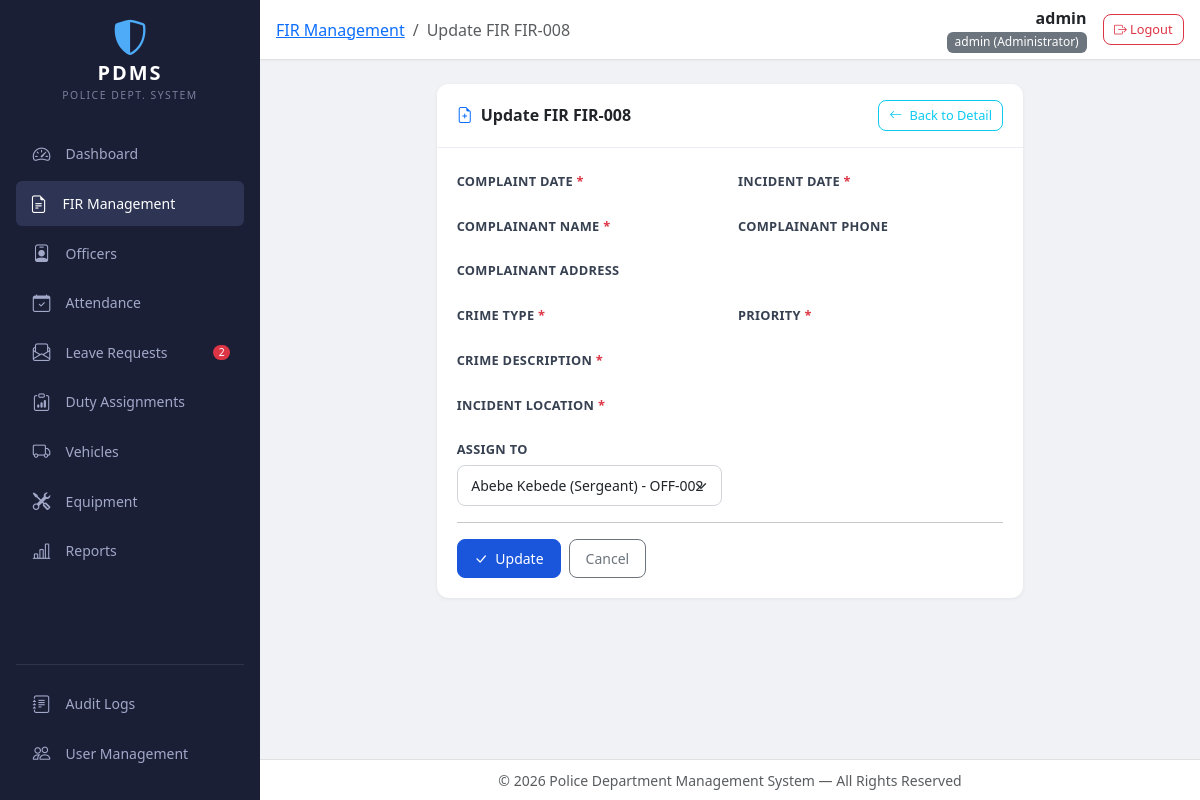
The page /cases/8/edit/ (signed in) on the database its author committed.
### core/models.py (models this page shows)
class CustomUser(AbstractBaseUser, PermissionsMixin):
    username = models.CharField(max_length=150, unique=True)
    full_name = models.CharField(max_length=255, blank=True)
    role = models.CharField(max_length=30, choices=ROLE_CHOICES, default='CLERK')
    is_active = models.BooleanField(default=True)
    is_staff = models.BooleanField(default=False)
    failed_attempts = models.IntegerField(default=0)
    locked_until = models.DateTimeField(null=True, blank=True)
    created_at = models.DateTimeField(auto_now_add=True)
    updated_at = models.DateTimeField(auto_now=True)
    officer = models.OneToOneField(
        'cases.Officer', on_delete=models.SET_NULL,
        null=True, blank=True, related_name='user_account'
    )
    objects = CustomUserManager()
    USERNAME_FIELD = 'username'
    REQUIRED_FIELDS = []
    def has_min_role(self, min_role):
        return ROLE_HIERARCHY.get(self.role, 0) >= ROLE_HIERARCHY.get(min_role, 0)
    def __str__(self):
        return f"{self.username} ({self.get_role_display()})"

### cases/models.py (models this page shows, shortened)
class FIR(models.Model):
    STATUS_CHOICES = (
        ('OPEN', 'Open'), ('UNDER_INVESTIGATION', 'Under Investigation'),
        ('CLOSED', 'Closed'), ('TRANSFERRED', 'Transferred'),
    )
    PRIORITY_CHOICES = (
        ('LOW', 'Low'), ('MEDIUM', 'Medium'), ('HIGH', 'High'), ('URGENT', 'Urgent'),
    )
    CRIME_TYPE_CHOICES = (
        ('THEFT', 'Theft'), ('ASSAULT', 'Assault'), ('BURGLARY', 'Burglary'),
        ('FRAUD', 'Fraud'), ('VANDALISM', 'Vandalism'), ('TRAFFIC', 'Traffic Violation'),
        ('CYBERCRIME', 'Cybercrime'), ('DRUG', 'Drug Offense'),
        ('DOMESTIC', 'Domestic Violence'), ('HOMICIDE', 'Homicide'),
        ('ROBBERY', 'Robbery'), ('OTHER', 'Other'),
    )
    fir_number = models.CharField(max_length=50, unique=True)
    complaint_date = models.DateField()
    reporting_date = models.DateTimeField(auto_now_add=True)
    complainant_name = models.CharField(max_length=255)
    complainant_phone = models.CharField(max_length=20, blank=True)
    complainant_address = models.TextField(blank=True)
    crime_type = models.CharField(max_length=30, choices=CRIME_TYPE_CHOICES)
    crime_description = models.TextField()
    incident_location = models.TextField()
    incident_date = models.DateField()
    priority = models.CharField(max_length=10, choices=PRIORITY_CHOICES, default='MEDIUM')
    status = models.CharField(max_length=30, choices=STATUS_CHOICES, default='OPEN')
    assigned_to = models.ForeignKey(Officer, on_delete=models.SET_NULL, null=True, blank=True, related_name='assigned_firs')
    created_by = models.ForeignKey(settings.AUTH_USER_MODEL, on_delete=models.SET_NULL, null=True, related_name='created_firs')
    created_at = models.DateTimeField(auto_now_add=True)
    updated_at = models.DateTimeField(auto_now=True)
    class Meta:
        ordering = ['-reporting_date']
        verbose_name = 'FIR'
        verbose_name_plural = 'FIRs'

### cases/views.py (the view)
# urls.py: path('<int:pk>/edit/', views.fir_update, name='fir_update'),
@require_auth
@require_case_access
def fir_update(request, pk):
    fir = get_object_or_404(FIR, pk=pk)
    if request.method == 'POST':
        form = FIRStatusForm(request.POST, instance=fir)
        if form.is_valid():
            old_status = fir.status
            old_assigned = fir.assigned_to_id
            form.save()
            changes = {}
            if old_status != fir.status:
                changes['status'] = {'old': old_status, 'new': fir.status}
            if old_assigned != fir.assigned_to_id:
                changes['assigned_to'] = {'old': str(old_assigned), 'new': str(fir.assigned_to_id)}
            action = 'UPDATE_CASE'
            if 'status' in changes:
                if changes['status']['new'] == 'CLOSED':
                    action = 'CLOSE_CASE'
                elif changes['status']['new'] == 'TRANSFERRED':
                    action = 'TRANSFER_CASE'
            log_audit(request, action, 'FIR', fir.id, changes)
            messages.success(request, f'FIR {fir.fir_number} updated.')
            return redirect('cases:fir_detail', fir.id)
    else:
        form = FIRStatusForm(instance=fir)
    return render(request, 'cases/fir_form.html', {'form': form, 'title': f'Update FIR {fir.fir_number}', 'fir': fir})

### templates/cases/fir_form.html (shortened to what this page needs)
{% extends 'base.html' %}
{% load role_tags %}
{% block nav_cases %}active text-white{% endblock %}
{% block breadcrumb %}
<li class="breadcrumb-item"><a href="{% url 'cases:fir_list' %}">FIR Management</a></li>
<li class="breadcrumb-item active">{{ title }}</li>
{% endblock %}
{% block content %}
<div class="row justify-content-center">
    <div class="col-lg-10 col-xl-8">
        <div class="card content-card">
            <div class="card-header d-flex align-items-center gap-2">
                <i class="bi bi-file-earmark-plus text-primary"></i> {{ title }}
                {% if fir %}
                <a href="{% url 'cases:fir_detail' fir.id %}" class="btn btn-outline-info btn-sm ms-auto">
                    <i class="bi bi-arrow-left me-1"></i> Back to Detail
                </a>
                {% endif %}
            </div>
            <div class="card-body">
                <form method="post">
                    <div class="row g-3">
                        <div class="col-md-6">
                            <label class="form-label">Complaint Date <span class="text-danger">*</span></label>
                        </div>
                        <div class="col-md-6">
                            <label class="form-label">Incident Date <span class="text-danger">*</span></label>
                        </div>
                        <div class="col-md-6">
                            <label class="form-label">Complainant Name <span class="text-danger">*</span></label>
                        </div>
                        <div class="col-md-6">
                            <label class="form-label">Complainant Phone</label>
                        </div>
                        <div class="col-12">
                            <label class="form-label">Complainant Address</label>
                        </div>
                        <div class="col-md-6">
                            <label class="form-label">Crime Type <span class="text-danger">*</span></label>
                        </div>
                        <div class="col-md-6">
                            <label class="form-label">Priority <span class="text-danger">*</span></label>
                        </div>
                        <div class="col-12">
                            <label class="form-label">Crime Description <span class="text-danger">*</span></label>
                        </div>
                        <div class="col-12">
                            <label class="form-label">Incident Location <span class="text-danger">*</span></label>
                        </div>
                        <div class="col-md-6">
                            <label class="form-label">Assign To</label>
                            {{ form.assigned_to }}
                        </div>
                    </div>
                    <hr class="my-3">
                    <div class="d-flex gap-2">
                        <button type="submit" class="btn btn-primary">
                            <i class="bi bi-check-lg me-1"></i> {% if fir %}Update{% else %}Register FIR{% endif %}
                        </button>
                        <a href="{% url 'cases:fir_list' %}" class="btn btn-outline-secondary">Cancel</a>
                    </div>
                </form>
            </div>
        </div>
    </div>
</div>
{% endblock %}

### templates/base.html (shortened to what this page needs)
{% load role_tags %}
<!DOCTYPE html>
<html lang="en" data-bs-theme="light">
<head>
    <link href="https://cdn.jsdelivr.net/npm/bootstrap@5.3.3/dist/css/bootstrap.min.css" rel="stylesheet">
    <link href="https://cdn.jsdelivr.net/npm/bootstrap-icons@1.11.3/font/bootstrap-icons.min.css" rel="stylesheet">
    <link href="/static/css/style.css" rel="stylesheet">
</head>
<body>
    <nav id="sidebar" class="bg-dark-navy d-flex flex-column flex-shrink-0 p-3">
        <div class="d-flex align-items-center mb-4">
            <div class="sidebar-brand text-center w-100">
                <div class="sidebar-logo">
                    <i class="bi bi-shield-shaded"></i>
                </div>
                <span class="sidebar-title">PDMS</span>
                <div class="sidebar-subtitle">Police Dept. System</div>
            </div>
        </div>
        <ul class="nav nav-pills flex-column gap-1 flex-grow-1">
            <li class="nav-item">
                <a href="{% url 'core:dashboard' %}" class="nav-link sidebar-link {% block nav_dashboard %}{% endblock %}">
                    <i class="bi bi-speedometer2"></i>
                    <span>Dashboard</span>
                </a>
            </li>
            <li class="nav-item">
                <a href="{% url 'cases:fir_list' %}" class="nav-link sidebar-link {% block nav_cases %}{% endblock %}">
                    <i class="bi bi-file-earmark-text"></i>
                    <span>FIR Management</span>
                </a>
            </li>
            <li class="nav-item">
                <a href="{% url 'staff:officer_list' %}" class="nav-link sidebar-link {% block nav_officers %}{% endblock %}">
                    <i class="bi bi-person-badge"></i>
                    <span>Officers</span>
                </a>
            </li>
            <li class="nav-item">
                <a href="{% url 'staff:attendance' %}" class="nav-link sidebar-link {% block nav_attendance %}{% endblock %}">
                    <i class="bi bi-calendar-check"></i>
                    <span>Attendance</span>
                </a>
            </li>
            <li class="nav-item">
                <a href="{% url 'staff:leave_list' %}" class="nav-link sidebar-link {% block nav_leaves %}{% endblock %}">
                    <i class="bi bi-envelope-paper"></i>
                    <span>Leave Requests</span>
                    {% if pending_leave_count > 0 %}
                        <span class="badge bg-danger ms-auto rounded-pill">{{ pending_leave_count }}</span>
                    {% endif %}
                </a>
            </li>
            <li class="nav-item">
                <a href="{% url 'staff:duty_list' %}" class="nav-link sidebar-link {% block nav_duty %}{% endblock %}">
                    <i class="bi bi-clipboard-data"></i>
                    <span>Duty Assignments</span>
                </a>
            </li>
            <li class="nav-item">
                <a href="{% url 'fleet:vehicle_list' %}" class="nav-link sidebar-link {% block nav_vehicles %}{% endblock %}">
                    <i class="bi bi-truck"></i>
                    <span>Vehicles</span>
                </a>
            </li>
            <li class="nav-item">
                <a href="{% url 'fleet:equipment_list' %}" class="nav-link sidebar-link {% block nav_equipment %}{% endblock %}">
                    <i class="bi bi-tools"></i>
                    <span>Equipment</span>
                </a>
            </li>
            <li class="nav-item">
                <a href="{% url 'reports:dashboard_report' %}" class="nav-link sidebar-link {% block nav_reports %}{% endblock %}">
                    <i class="bi bi-bar-chart-line"></i>
                    <span>Reports</span>
                </a>
            </li>
        </ul>
        <hr class="border-secondary opacity-25">
        {% if user|has_role:"STATION_COMMANDER" %}
        <ul class="nav nav-pills flex-column gap-1 mb-2">
            <li class="nav-item">
                <a href="{% url 'core:audit_logs' %}" class="nav-link sidebar-link {% block nav_audit %}{% endblock %}">
                    <i class="bi bi-journal-text"></i>
                    <span>Audit Logs</span>
                </a>
            </li>
            {% if user|has_role:"ADMIN" %}
            <li class="nav-item">
                <a href="{% url 'core:user_list' %}" class="nav-link sidebar-link {% block nav_users %}{% endblock %}">
                    <i class="bi bi-people"></i>
                    <span>User Management</span>
                </a>
            </li>
            {% endif %}
        </ul>
        {% endif %}
    </nav>
    <div id="main-wrapper">
        <header class="top-navbar">
            <div class="d-flex align-items-center justify-content-between w-100 px-3">
                <div class="d-flex align-items-center gap-3">
                    <nav aria-label="breadcrumb">
                        <ol class="breadcrumb mb-0">
                            {% block breadcrumb %}{% endblock %}
                        </ol>
                    </nav>
                </div>
                <div class="d-flex align-items-center gap-3">
                    <div class="text-end d-none d-sm-block">
                        <div class="fw-semibold text-truncate" style="max-width: 180px;">{{ user.get_full_name|default:user.username }}</div>
                        <div class="text-muted small">{{ user|role_badge|safe }}</div>
                    </div>
                    <a href="{% url 'core:logout' %}" class="btn btn-outline-danger btn-sm" title="Logout">
                        <i class="bi bi-box-arrow-right"></i>
                        <span class="d-none d-md-inline">Logout</span>
                    </a>
                </div>
            </div>
        </header>
        <main class="main-content p-3 p-md-4">
            {% block content %}{% endblock %}
        </main>
        <footer class="main-footer text-center text-muted py-2 px-3">
            <small>&copy; {% now "Y" %} Police Department Management System &mdash; All Rights Reserved</small>
        </footer>
    </div>
</body>
</html>

### rows shown on the page
CustomUser: get_full_name "admin", id+username+role "admin (Administrator)"
FIR: assigned_to "Abebe Kebede (Sergeant) - OFF-002"

### other values the page prints
{{ pending_leave_count }} "2"
{{ title }} "Update FIR FIR-008"
